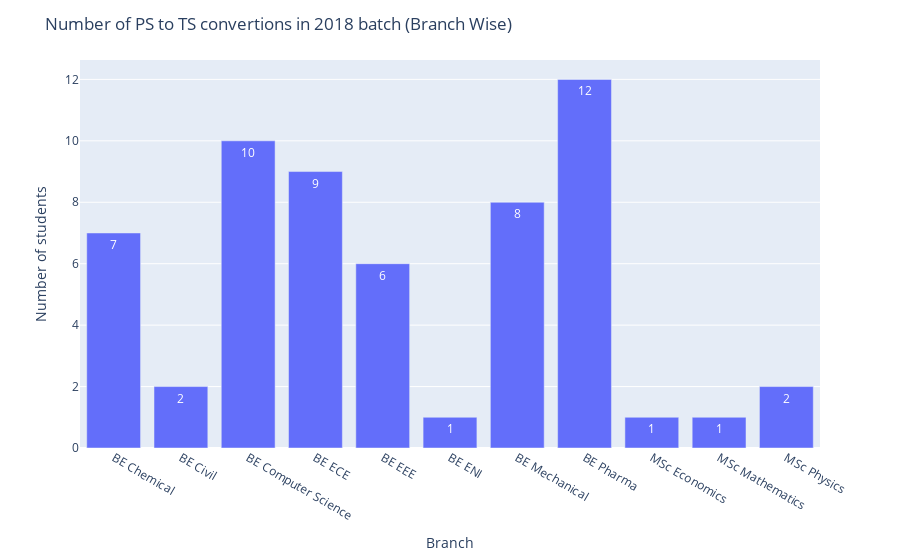

Source (notebook cell):
### Code cell
# Bar plot to show number of PS to TS conversions branchwise
def PStoTS(df):

    # Create new dataframe with number of conversions grouped by branch
    ts = pd.DataFrame(df[df["ConvertedToTS"]==True].groupby("Branch").count()["ID"]).reset_index()

    # Create bar plot, update hover template and title
    fig = px.bar(ts,x="Branch",y="ID", text_auto=True)
    fig.update_layout(title = 'Number of PS to TS convertions in 2018 batch (Branch Wise)',xaxis_title="Branch",yaxis_title="Number of students")
    fig.update_traces(hovertemplate =
        'Number of students: %{y}'+
        '<br>Branch: %{x}<br>')
    fig.show()
PStoTS(df)

### Figure 1 — Plotly figure (JSON) as saved in the notebook; plotly's stock layout.template omitted (floating-point values rounded to 4 significant figures)
{"data": [{"alignmentgroup": "True", "hovertemplate": "Number of students: %{y}<br>Branch: %{x}<br>", "legendgroup": "", "marker": {"color": "#636efa", "pattern": {"shape": ""}}, "name": "", "offsetgroup": "", "orientation": "v", "showlegend": false, "textposition": "auto", "texttemplate": "%{y}", "type": "bar", "x": ["BE Chemical", "BE Civil", "BE Computer Science", "BE ECE", "BE EEE", "BE ENI", "BE Mechanical", "BE Pharma", "MSc Economics", "MSc Mathematics", "MSc Physics"], "xaxis": "x", "y": [7, 2, 10, 9, 6, 1, 8, 12, 1, 1, 2], "yaxis": "y"}], "layout": {"barmode": "relative", "legend": {"tracegroupgap": 0}, "margin": {"t": 60}, "title": {"text": "Number of PS to TS convertions in 2018 batch (Branch Wise)"}, "xaxis": {"anchor": "y", "domain": [0, 1], "title": {"text": "Branch"}}, "yaxis": {"anchor": "x", "domain": [0, 1], "title": {"text": "Number of students"}}}}
